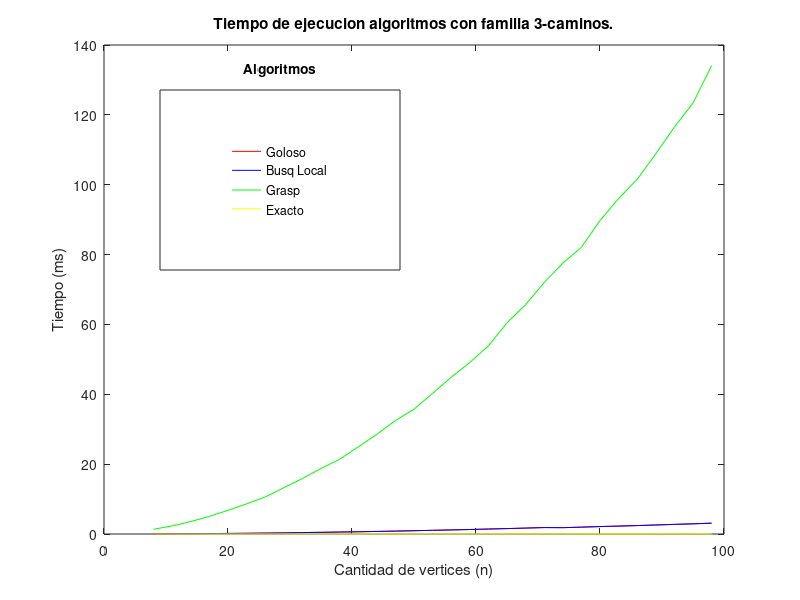
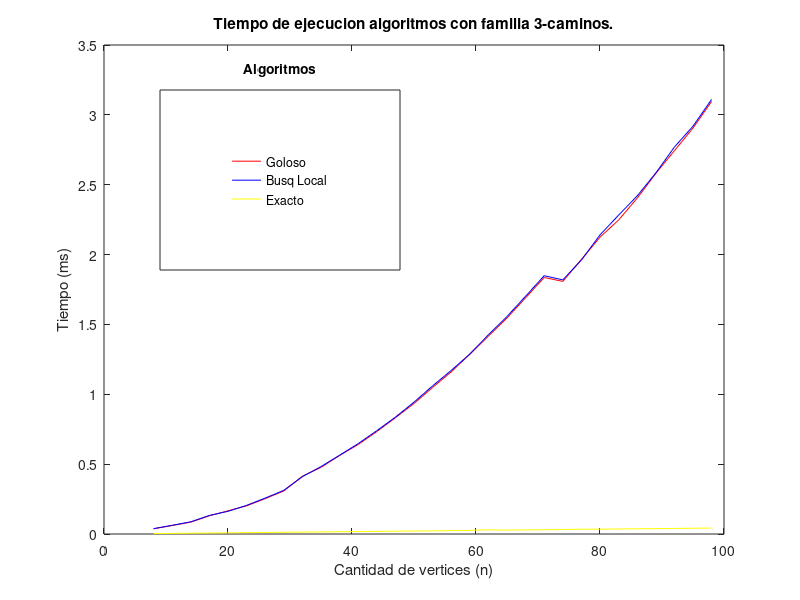
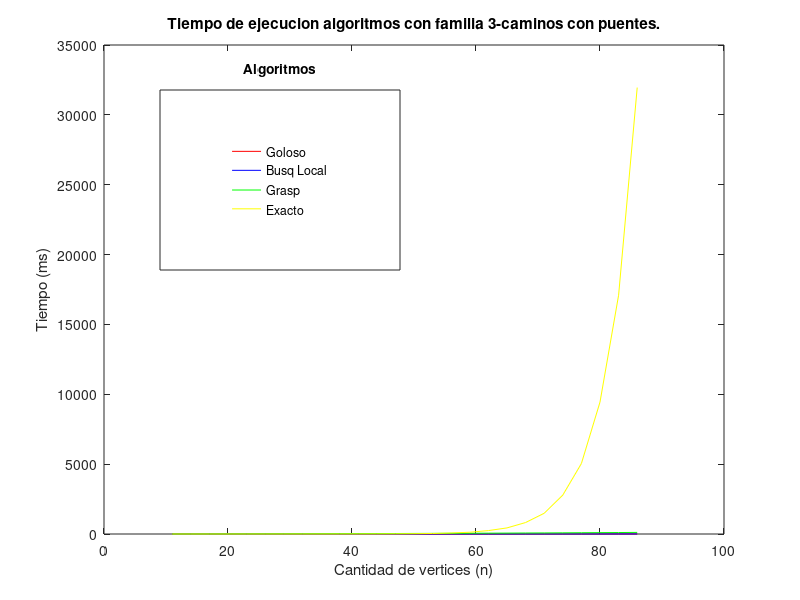
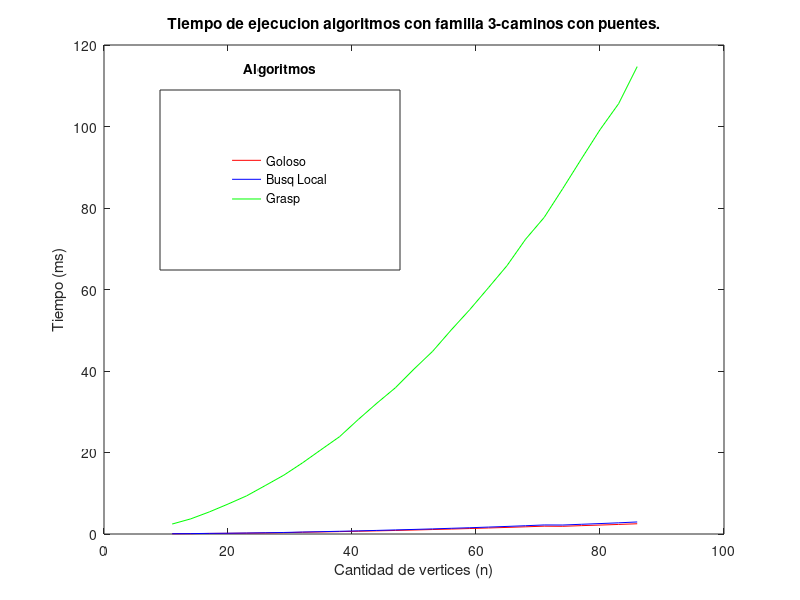

Recreate these plots in MATLAB, in order.
close all;

datos_tiempo1 = [ 37207 60666 84852 130329 166198 201417 253141 308054 413661 477078 562325 640561 733167 832105 934285 1048832 1160245 1286838 1415801 1546400 1690690 1836067 1807970 1965958 2124337 2247341 2403676 2581319 2743244 2905480 3095968
 38408 62439 87436 133017 162161 205171 257146 312575 410292 482575 563710 647046 739541 836276 943522 1060256 1170540 1287677 1426101 1556762 1701669 1848738 1818900 1960298 2140684 2282067 2419974 2583722 2769369 2918939 3110381
 1357637 2310216 3563908 5077574 6769323 8623940 10601102 13253253 15876625 18763267 21383416 24930113 28542117 32479498 35733967 40261246 44880956 49107835 53853875 60476795 65646195 71984041 77549046 82072825 89742096 96034515 101559603 108834278 116533942 123381426 134072679
 3151 4454 5747 7050 8341 9657 10942 12246 13553 14868 16158 17517 18840 20151 21459 22750 24161 25432 30020 28041 29404 30720 32045 34167 34675 35950 37284 38571 39922 41209 42514];
datos_tiempo1 = datos_tiempo1 ./ 1E6;
datos_tiempo2 = [ 67853 88938 136634 167144 212092 266798 323867 424843 502935 587466 675864 769112 870151 979975 1098387 1212839 1344274 1477919 1616540 1766728 1919540 1889612 2051871 2193257 2349146 2514551
 71879 99621 153383 190467 243155 306010 373801 484882 572681 667838 770802 880441 1005257 1123458 1254178 1400584 1539450 1699848 1859951 2034031 2222056 2204085 2386545 2561540 2744921 2955540
 2446993 3719207 5428894 7345200 9360927 11879778 14436164 17439216 20679448 23889075 28085899 32087028 35887924 40474498 44827793 50068341 55068757 60427028 65854280 72339680 77695694 84778235 92047742 99208018 105592238 114699791
 6951 12919 22651 45586 79524 158120 273445 539227 945838 1835565 3216171 6237654 10990278 21174917 37549701 71771649 128037155 244692160 436517222 821237489 1484636200 2786206514 5044780690 9443810733 17092007175 31954339880];
datos_tiempo2 = datos_tiempo2 ./ 1E6;
%%
 figure;
  plot(8:3:100, datos_tiempo1(1,:), 'r');
  hold on;
  plot(8:3:100, datos_tiempo1(2,:), 'b');
  plot(8:3:100, datos_tiempo1(3,:), 'g');
  plot(8:3:100, datos_tiempo1(4,:), 'y');
  title('Tiempo de ejecucion algoritmos con familia 3-caminos.');
  xlabel('Cantidad de vertices (n)');
  ylabel('Tiempo (ms)');
  hleg = legend({'Goloso', 'Busq Local','Grasp','Exacto'});
  set(hleg, 'Position', [0.2 0.55 0.3 0.3]);
  set(get(hleg,'Title'),'String','Algoritmos');
  saveas(gca, ['../graficos/todos_tiempo_3caminos.eps'],'epsc');
  
  
  figure;
  plot(8:3:100, datos_tiempo1(1,:), 'r');
  hold on;
  plot(8:3:100, datos_tiempo1(2,:), 'b');
  plot(8:3:100, datos_tiempo1(4,:), 'y');
  title('Tiempo de ejecucion algoritmos con familia 3-caminos.');
  xlabel('Cantidad de vertices (n)');
  ylabel('Tiempo (ms)');
  hleg = legend({'Goloso', 'Busq Local','Exacto'});
  set(hleg, 'Position', [0.2 0.55 0.3 0.3]);
  set(get(hleg,'Title'),'String','Algoritmos');
  saveas(gca, ['../graficos/todos_tiempo_3caminos_sinG.eps'],'epsc');
  
%%  
   figure;
  plot(11:3:86, datos_tiempo2(1,:), 'r');
  hold on;
  plot(11:3:86, datos_tiempo2(2,:), 'b');
  plot(11:3:86, datos_tiempo2(3,:), 'g');
  plot(11:3:86, datos_tiempo2(4,:), 'y');
  title('Tiempo de ejecucion algoritmos con familia 3-caminos con puentes.');
  xlabel('Cantidad de vertices (n)');
  ylabel('Tiempo (ms)');
  hleg = legend({'Goloso', 'Busq Local','Grasp','Exacto'});
  set(hleg, 'Position', [0.2 0.55 0.3 0.3]);
  set(get(hleg,'Title'),'String','Algoritmos');
  saveas(gca, ['../graficos/todos_tiempo_puentes.eps'],'epsc');
  
  
  figure;
  plot(11:3:86, datos_tiempo2(1,:), 'r');
  hold on;
  plot(11:3:86, datos_tiempo2(2,:), 'b');
  plot(11:3:86, datos_tiempo2(3,:), 'g');
  title('Tiempo de ejecucion algoritmos con familia 3-caminos con puentes.');
  xlabel('Cantidad de vertices (n)');
  ylabel('Tiempo (ms)');
  hleg = legend({'Goloso', 'Busq Local','Grasp'});
  set(hleg, 'Position', [0.2 0.55 0.3 0.3]);
  set(get(hleg,'Title'),'String','Algoritmos');
  saveas(gca, ['../graficos/todos_tiempo_puentes_sinE.eps'],'epsc');